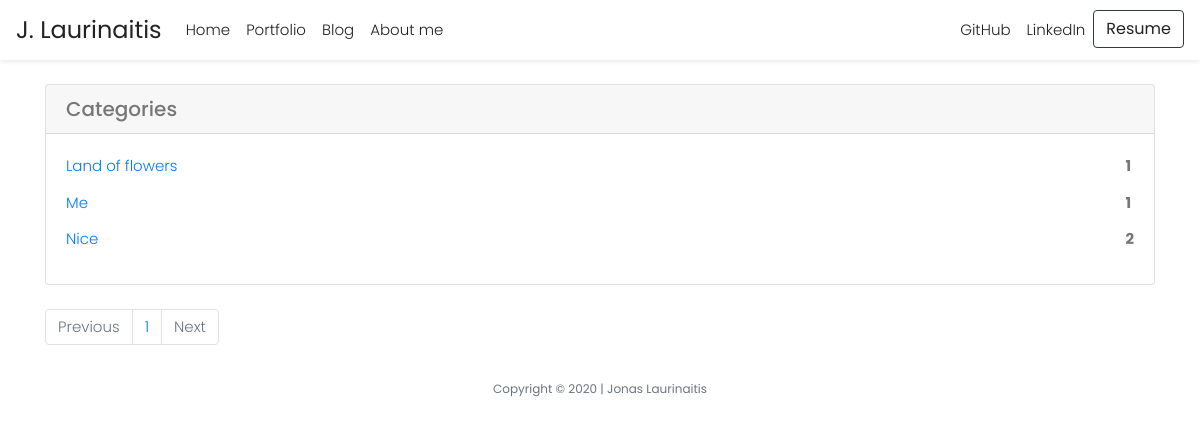
The app's page /posts/categories/, older data.
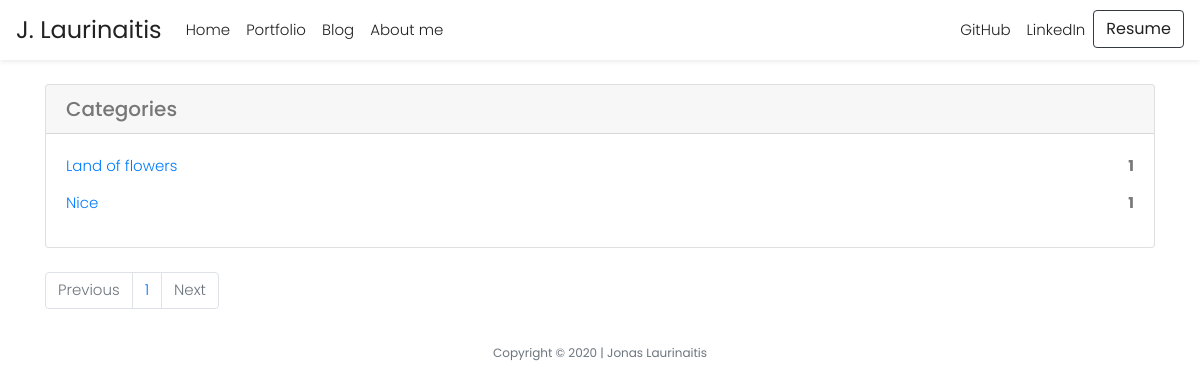
The same page, newer data.
### models.py (models this page shows, shortened)
class Tag(db.Model):
    id = db.Column(db.Integer, primary_key=True)
    name = db.Column(db.String(64))
    slug = db.Column(db.String(64), unique=True)

### entries/blueprint.py (the view)
@entries.route('/categories/')
def tag_index():
    tags = Tag.query.order_by(Tag.name.asc())
    tags_index = [len(tag.entries.all()) for tag in tags]
    return object_list('entries/tag_index.html', tags, title= "Blog Categories", tags_index=tags_index )

### helpers.py (called while the page is built)
def object_list(template_name, query, paginate_by=20, **context):
    page = request.args.get('page')
    if page and page.isdigit():
        page = int(page)
    else:
        page = 1
    object_list = query.paginate(page, paginate_by)
    return render_template(template_name, object_list=object_list, **context)

### entries/templates/entries/tag_index.html
{% extends "layout.html" %}
{% block main %}
<div class="container">
  <div class="row">
    <div class="col-12">
      <div class="card my-4">
        <h5 class="card-header">Categories</h5>
        <div class="card-body d-flex justify-content-between align-items-center">
          <ul class="list-unstyled mb-0">
            {% for tag in object_list.items %}
            <li class="card-title"><a href="{{ url_for('entries.tag_detail', slug=tag.slug)}}">{{ tag.name }}</a></li>
            {% endfor %}
          </ul>
          <ul class="list-unstyled mb-0">
            {% for tag_index in tags_index %}
            <li class="card-title font-weight-bold">{{ tag_index }}</li>
            {% endfor %}
          </ul>
        </div>
      </div>
      {% include "includes/_page_links.html" %}
    </div>
  </div>
</div>
{% endblock %}

### templates/layout.html (shortened to what this page needs)
<!doctype html>
<html lang="en">
<head>
  <link rel="stylesheet" type="text/css" href="{{ url_for('static', filename='/styles/bootstrap.min.css') }}">
  <link rel="stylesheet" type="text/css" href="{{ url_for('static', filename='/styles/main.css') }}">
</head>
<body>
  {% include 'includes/_navbar.html' %}
  <main>
    {% block main %}{% endblock %}
  </main>
  <footer class="small text-center text-muted mt-auto py-3">
    <p class="copyright m-0">Copyright &copy; 2020 | Jonas Laurinaitis</p>
  </footer>
</body>
</html>

### templates/includes/_navbar.html (shortened to what this page needs)
<nav id="nav" class="navbar navbar-expand-md sticky-top">
    <a id="logo" class="navbar-brand" href="{{ url_for('index') }}">J. Laurinaitis</a>
    <div class="collapse navbar-collapse" id="navbarNav">
      <ul class="navbar-nav">
        <li class="nav-item active">
          <a class="nav-link" href="{{ url_for('index') }}">Home</a>
        </li>
        <li class="nav-item">
          <a class="nav-link" href="#">Portfolio</a>
        </li>
        <li class="nav-item">
          <a class="nav-link" href="{{ url_for('entries.index') }}">Blog</a>
        </li>
        <li class="nav-item">
          <a class="nav-link" href="{{ url_for('about') }}">About me</a>
        </li>
      </ul>
      <ul class="navbar-nav ml-auto">
        <li class="nav-item">
          <a target="_blank" class="nav-link" id="" href="https://github.com/JonasLauri">GitHub</a>
        </li>
        <li class="nav-item">
          <a target="_blank" class="nav-link" id="" href="https://www.linkedin.com/in/jonaslaurinaitis/">LinkedIn</a>
        </li>
        <li class="nav-item">
          <a target="_blank" class="btn btn-outline-dark" role="button" id="resumeBtn"
            href="#">Resume</a>
        </li>
      </ul>
    </div>
  </nav>

### templates/includes/_page_links.html
<ul class="pagination">
  <li {% if not object_list.has_prev %} class="page-item disabled" {% endif %} {% if object_list.has_prev %} class="page-item" {% endif %}>
    {% if not object_list.has_prev %}
    <a class="page-link" href="./?page={{ object_list.prev_num }}">Previous</a>
    {% else %}
    <a class="page-link" href="#">Previous</a>
    {% endif %}
  </li>
  {% for page in object_list.iter_pages() %}
    <li class="page-item">
      {% if page %}
        <a class="page-link" {% if page == object_list.page %} class="active" {% endif %}
          href="./?page={{ page }}">{{ page }}</a>
      {% else %}
        <a class="page-link" class="disabled">...</a>
      {% endif%}
    </li>
  {% endfor %}
  <li {% if not object_list.has_next %} class="page-item disabled" {% endif %} {% if object_list.has_next %} class="page-item" {% endif %}>
    {% if object_list.has_next %}
    <a class="page-link" href="./?page={{ object_list.next_num }}">Next</a>
    {% else %}
    <a class="page-link" href="#">Next</a>
    {% endif %}
  </li>
</ul>

### static/styles/main.css (style rules this page uses)
body { background-color: #ffffff; color: #777777; font-family: "Poppins", serif; font-size: 15px; font-weight: 300; line-height: 1.625em; position: relative; }
#nav { background-color: #ffffff; padding-top: 10px; padding-bottom: 10px; -webkit-box-shadow: 0 0.125rem 0.25rem rgba(0, 0, 0, 0.075) !important; box-shadow: 0 0.125rem 0.25rem rgba(0, 0, 0, 0.075) !important; }
#nav a { text-decoration: none; color: #222222; }
#nav #logo { font-family: "Poppins", sans-serif; font-size: 24px; font-weight: 400; }

Row changes from the older to the newer data that the page shows:
removed Tag: name "Me"
Text that changed along with them:
list line gone: "2"
